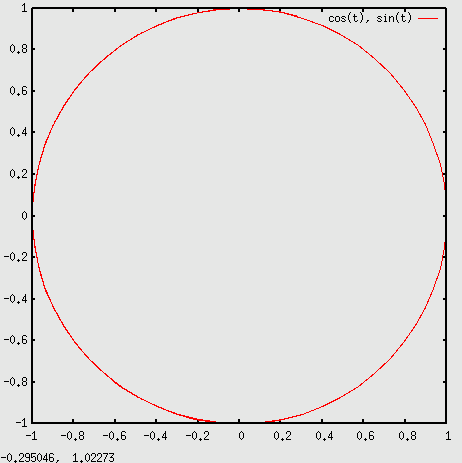

Source code (gnuplot):
set parametric
plot cos(t),sin(t)
